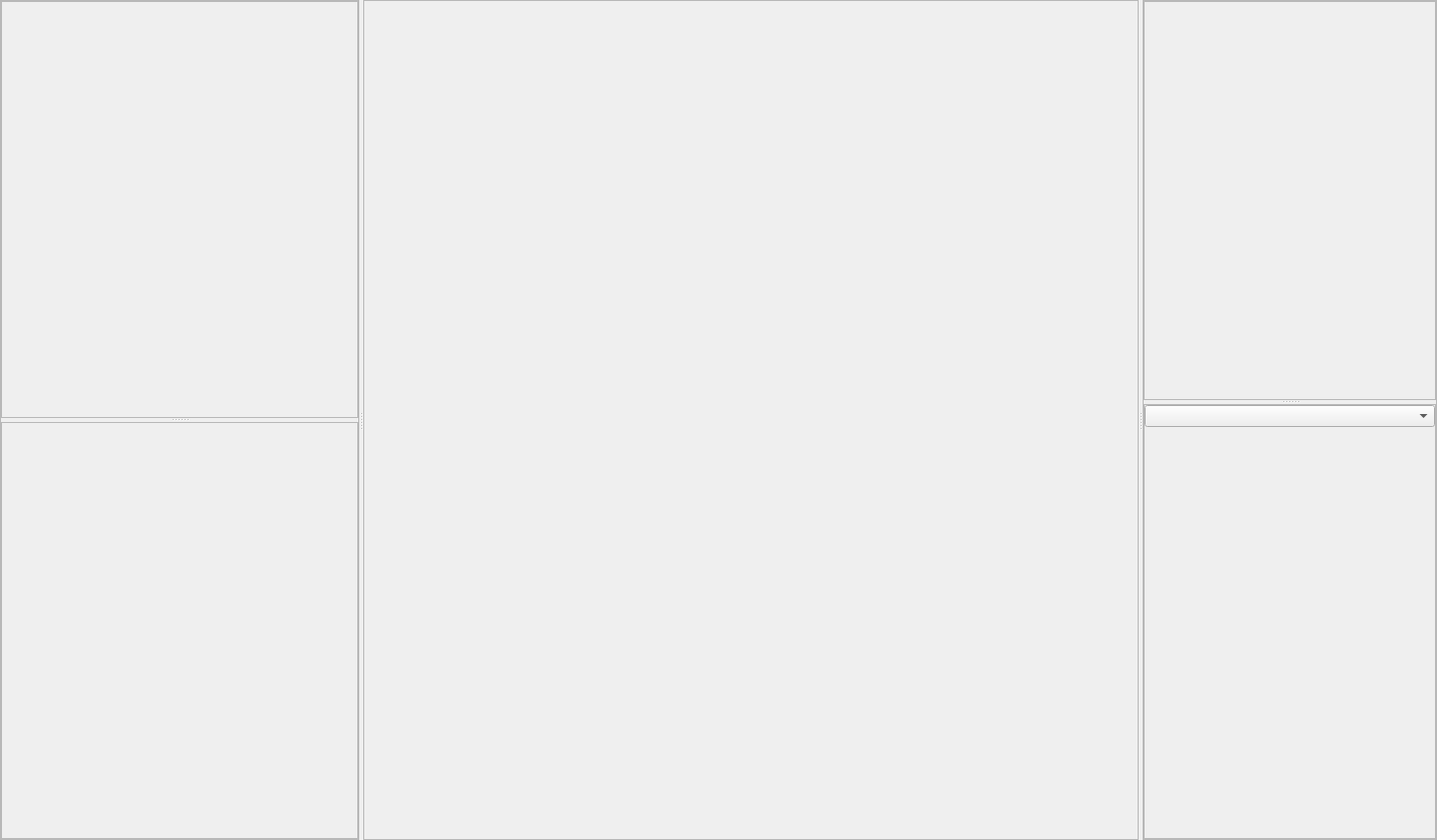
<?xml version="1.0" encoding="UTF-8"?>
<ui version="4.0">
 <class>Form</class>
 <widget class="QWidget" name="Form">
  <property name="geometry">
   <rect>
    <x>0</x>
    <y>0</y>
    <width>1440</width>
    <height>842</height>
   </rect>
  </property>
  <property name="windowTitle">
   <string>Form</string>
  </property>
  <layout class="QHBoxLayout" name="horizontalLayout">
   <property name="leftMargin">
    <number>0</number>
   </property>
   <property name="topMargin">
    <number>0</number>
   </property>
   <property name="rightMargin">
    <number>0</number>
   </property>
   <property name="bottomMargin">
    <number>0</number>
   </property>
   <item>
    <widget class="QSplitter" name="mainSplitter">
     <property name="orientation">
      <enum>Qt::Horizontal</enum>
     </property>
     <widget class="QFrame" name="leftFrame">
      <property name="sizePolicy">
       <sizepolicy hsizetype="Preferred" vsizetype="Preferred">
        <horstretch>1</horstretch>
        <verstretch>0</verstretch>
       </sizepolicy>
      </property>
      <property name="minimumSize">
       <size>
        <width>360</width>
        <height>0</height>
       </size>
      </property>
      <property name="frameShape">
       <enum>QFrame::StyledPanel</enum>
      </property>
      <property name="frameShadow">
       <enum>QFrame::Raised</enum>
      </property>
      <property name="lineWidth">
       <number>5</number>
      </property>
      <layout class="QHBoxLayout" name="horizontalLayout_4">
       <property name="leftMargin">
        <number>0</number>
       </property>
       <property name="topMargin">
        <number>0</number>
       </property>
       <property name="rightMargin">
        <number>0</number>
       </property>
       <property name="bottomMargin">
        <number>0</number>
       </property>
       <item>
        <widget class="QSplitter" name="leftSplitter">
         <property name="orientation">
          <enum>Qt::Vertical</enum>
         </property>
         <widget class="QFrame" name="hdf5Frame">
          <property name="minimumSize">
           <size>
            <width>0</width>
            <height>0</height>
           </size>
          </property>
          <property name="frameShape">
           <enum>QFrame::StyledPanel</enum>
          </property>
          <property name="frameShadow">
           <enum>QFrame::Raised</enum>
          </property>
          <property name="lineWidth">
           <number>3</number>
          </property>
         </widget>
         <widget class="QFrame" name="metaFrame">
          <property name="frameShape">
           <enum>QFrame::StyledPanel</enum>
          </property>
          <property name="frameShadow">
           <enum>QFrame::Raised</enum>
          </property>
          <property name="lineWidth">
           <number>3</number>
          </property>
         </widget>
        </widget>
       </item>
      </layout>
     </widget>
     <widget class="QFrame" name="middleFrame">
      <property name="sizePolicy">
       <sizepolicy hsizetype="Preferred" vsizetype="Preferred">
        <horstretch>2</horstretch>
        <verstretch>0</verstretch>
       </sizepolicy>
      </property>
      <property name="frameShape">
       <enum>QFrame::StyledPanel</enum>
      </property>
      <property name="frameShadow">
       <enum>QFrame::Raised</enum>
      </property>
      <property name="lineWidth">
       <number>5</number>
      </property>
     </widget>
     <widget class="QFrame" name="rightFrame">
      <property name="sizePolicy">
       <sizepolicy hsizetype="Preferred" vsizetype="Preferred">
        <horstretch>1</horstretch>
        <verstretch>0</verstretch>
       </sizepolicy>
      </property>
      <property name="frameShape">
       <enum>QFrame::StyledPanel</enum>
      </property>
      <property name="frameShadow">
       <enum>QFrame::Raised</enum>
      </property>
      <property name="lineWidth">
       <number>5</number>
      </property>
      <layout class="QHBoxLayout" name="horizontalLayout_3">
       <property name="leftMargin">
        <number>0</number>
       </property>
       <property name="topMargin">
        <number>0</number>
       </property>
       <property name="rightMargin">
        <number>0</number>
       </property>
       <property name="bottomMargin">
        <number>0</number>
       </property>
       <item>
        <widget class="QSplitter" name="rightSplitter">
         <property name="orientation">
          <enum>Qt::Vertical</enum>
         </property>
         <widget class="QFrame" name="integratorFrame">
          <property name="sizePolicy">
           <sizepolicy hsizetype="Preferred" vsizetype="Preferred">
            <horstretch>0</horstretch>
            <verstretch>0</verstretch>
           </sizepolicy>
          </property>
          <property name="maximumSize">
           <size>
            <width>16777215</width>
            <height>400</height>
           </size>
          </property>
          <property name="frameShape">
           <enum>QFrame::StyledPanel</enum>
          </property>
          <property name="frameShadow">
           <enum>QFrame::Raised</enum>
          </property>
          <property name="lineWidth">
           <number>3</number>
          </property>
         </widget>
         <widget class="QFrame" name="wranglerFrame">
          <property name="sizePolicy">
           <sizepolicy hsizetype="Preferred" vsizetype="Expanding">
            <horstretch>0</horstretch>
            <verstretch>0</verstretch>
           </sizepolicy>
          </property>
          <property name="frameShape">
           <enum>QFrame::StyledPanel</enum>
          </property>
          <property name="frameShadow">
           <enum>QFrame::Raised</enum>
          </property>
          <property name="lineWidth">
           <number>3</number>
          </property>
          <layout class="QVBoxLayout" name="verticalLayout">
           <property name="spacing">
            <number>0</number>
           </property>
           <property name="leftMargin">
            <number>0</number>
           </property>
           <property name="topMargin">
            <number>0</number>
           </property>
           <property name="rightMargin">
            <number>0</number>
           </property>
           <property name="bottomMargin">
            <number>0</number>
           </property>
           <item>
            <widget class="QComboBox" name="wranglerBox">
             <property name="focusPolicy">
              <enum>Qt::ClickFocus</enum>
             </property>
            </widget>
           </item>
           <item>
            <widget class="QStackedWidget" name="wranglerStack">
             <property name="sizePolicy">
              <sizepolicy hsizetype="Preferred" vsizetype="Expanding">
               <horstretch>0</horstretch>
               <verstretch>0</verstretch>
              </sizepolicy>
             </property>
            </widget>
           </item>
          </layout>
         </widget>
        </widget>
       </item>
      </layout>
     </widget>
    </widget>
   </item>
  </layout>
 </widget>
 <resources/>
 <connections>
  <connection>
   <sender>wranglerBox</sender>
   <signal>currentIndexChanged(int)</signal>
   <receiver>wranglerStack</receiver>
   <slot>setCurrentIndex(int)</slot>
   <hints>
    <hint type="sourcelabel">
     <x>1077</x>
     <y>311</y>
    </hint>
    <hint type="destinationlabel">
     <x>1090</x>
     <y>449</y>
    </hint>
   </hints>
  </connection>
 </connections>
</ui>
